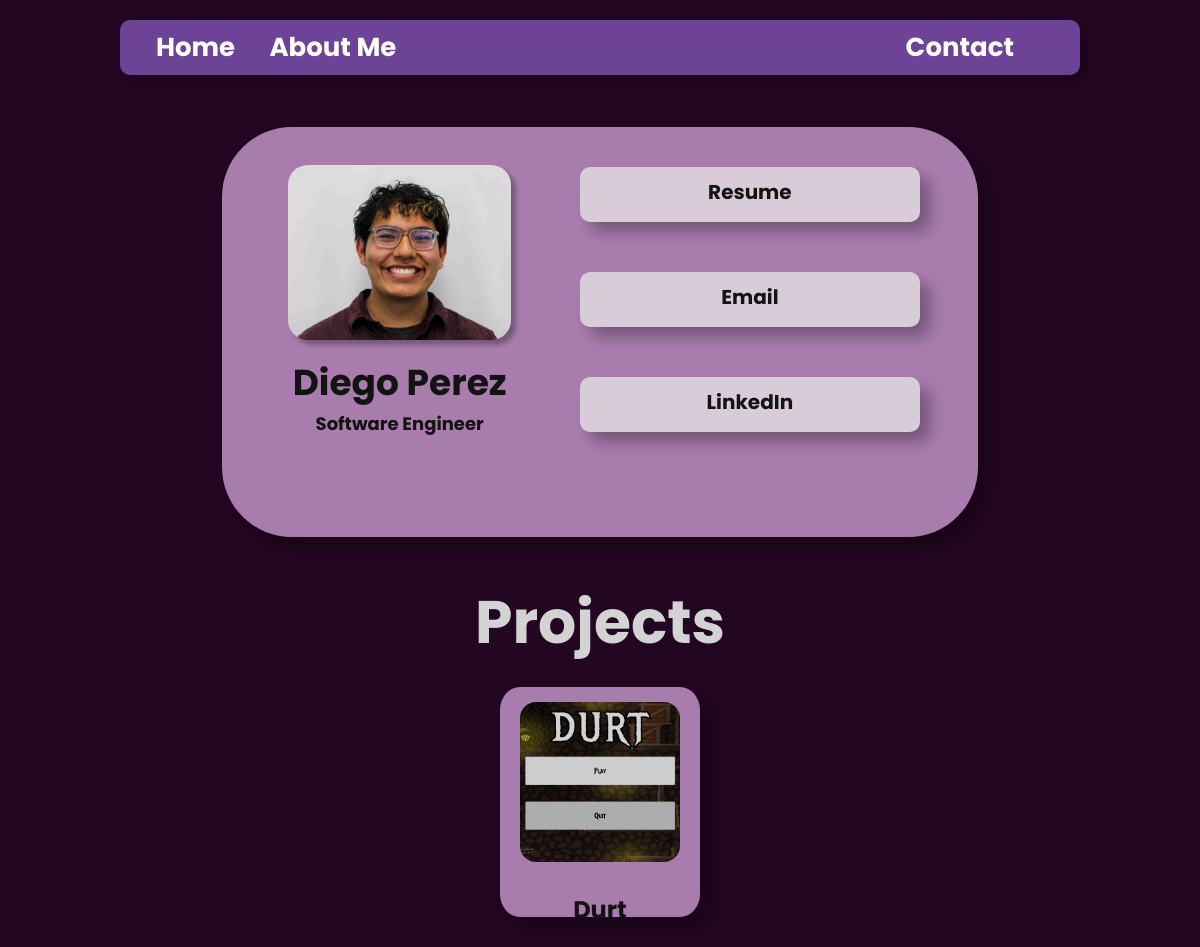
Before: / with the older database file.
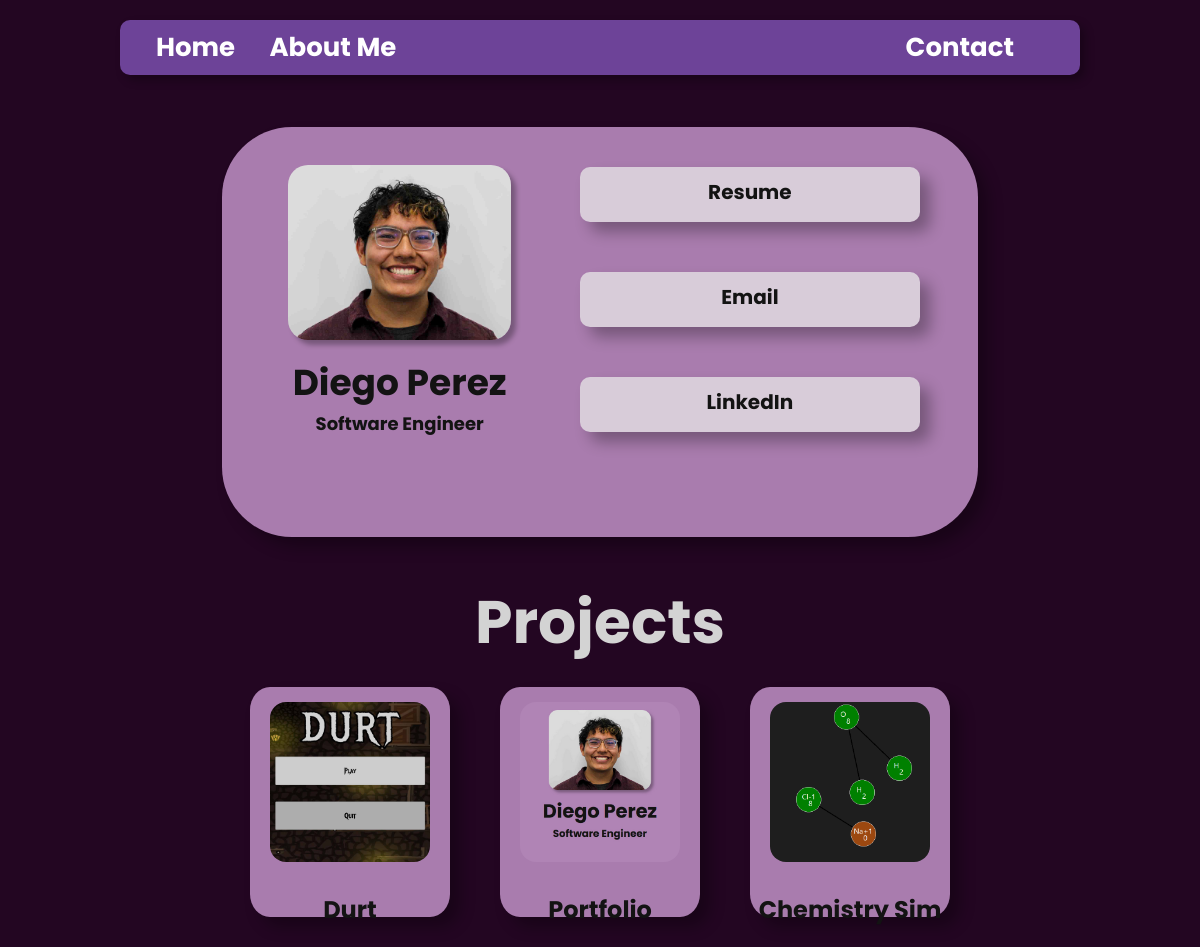
After: the same page with the newer database file.
### DiegoPerezPortfolio/models.py (models this page shows, shortened)
class Project(models.Model):
    title = models.CharField(max_length=100)
    description = models.TextField()
    thumbnail = models.ImageField(blank=True, null=True)

### DiegoPerezPortfolio/views.py (the view)
# urls.py: path('', views.index),
def index(request):
    projects = Project.objects.all()
    return render(request, 'index.html', {'projects': projects})

### templates/index.html (shortened to what this page needs)
<!DOCTYPE html>
<html lang="en">
{% include "header.html" %}
<body>
    <main>
        <div class = "card-holder">
            <div class="card">
                <div class="me">
                    <img src="/static/Headshot.jpg" alt="Diego's Headshot">
                    <h1>Diego Perez</h1>
                    <h2>Software Engineer</h2>
                </div>
                <div class = "links">
                    <a href="https://drive.google.com/file/d/1ih5eqKvnmu2JFIs6GeXLbAP-8bxtwbL3/view?usp=drive_link" target="_blank" rel="noopener noreferrer">Resume</a>
                    <a href="mailto:perez.diego@utah.edu">Email</a>
                    <a href="https://www.linkedin.com/in/diego-perez-uu" target="_blank" rel="noopener noreferrer">LinkedIn</a>
                </div>
            </div>
        </div>
        <h1 class="section-title"> Projects </h1>
        <div class="project-holder">
            <div class = "projects">
                {% for project in projects %}
                    <div class = "project" data-href="/{{ project.title }}">
                        <img src = "{{ project.thumbnail.url }}" alt = "thumbnail for {{ project.title }}">
                        <p> {{ project.title }}</p>
                    </div>
                {% endfor %}
            </div>
        </div>
    </main>
</body>
</html>

### templates/header.html (shortened to what this page needs)
<head>
    <link rel="stylesheet" href="/static/main.css">
</head>
<nav>
    <div class="nav-left">
        <a href="/">Home</a>
        <a href="/aboutme">About Me</a>
    </div>
    <a href="mailto:perez.diego@utah.edu">Contact</a>
</nav>

### static/main.css (style rules this page uses)
html { background-color: #230622; font-family: "Poppins", serif; padding: 0; margin: 0; border: 0; color: lightgrey; }
body { padding: 0; margin: 0; border: 0; }
main { margin-left: 5%; margin-right: 5%; }
.card, .project { background-color: #a97cae; color: #131313; }
.card-holder { display: flex; flex-direction: row; justify-content: center; }
.section-title { font-size: 60px; text-align: center; }
.projects { display: flex; flex-flow: row wrap; margin-top: 10px; gap: 50px; }
.project-holder { display: flex; justify-content: center; }
h1 { margin-bottom: 0; }
p { margin-top: 30px; }
a { color: #b57997 }

Changed rows visible on the page:
added Project: thumbnail (picture), title "Portfolio"
added Project: thumbnail (picture), title "Chemistry Sim"
